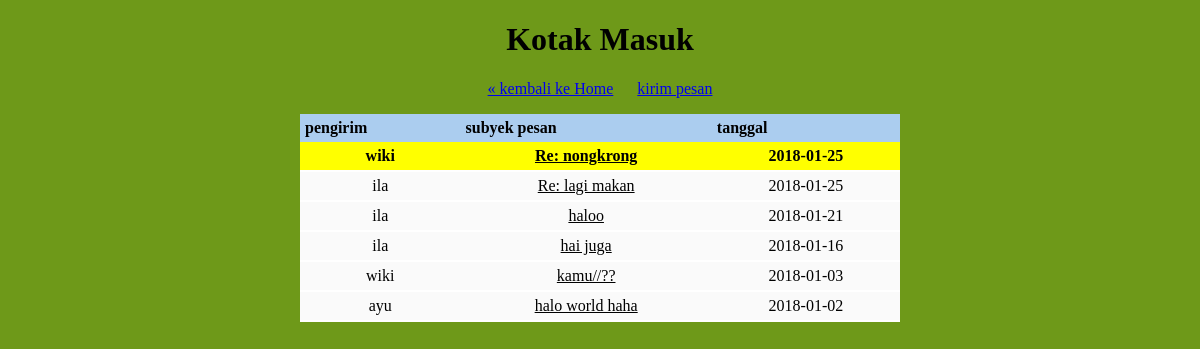
/dasbor/pesan.php (signed in), run on the app's committed database.
### tables this page shows
CREATE TABLE IF NOT EXISTS `pesan` (
  `id_pesan` int(10) NOT NULL AUTO_INCREMENT,
  `id_pengirim` int(10) NOT NULL,
  `id_penerima` int(10) NOT NULL,
  `tanggal` date NOT NULL,
  `subyek_pesan` varchar(255) NOT NULL,
  `isi_pesan` longtext NOT NULL,
  `sudah_dibaca` enum('belum','sudah','','') NOT NULL,
  PRIMARY KEY (`id_pesan`)
);

CREATE TABLE IF NOT EXISTS `member` (
  `id_member` int(10) NOT NULL AUTO_INCREMENT,
  `nama_lengkap` varchar(255) NOT NULL,
  `gender` varchar(1) NOT NULL,
  `alamat` varchar(255) NOT NULL,
  `username` varchar(255) NOT NULL,
  `password` varchar(255) NOT NULL,
  PRIMARY KEY (`id_member`)
);

### dasbor/pesan.php (the view, shortened to what this page needs)
<?php
	include '../setting/database.php';
	$id_member = $_SESSION['id_member'];
?>
<!DOCTYPE html>
<html lang="en">
<head>
	<link rel="stylesheet" href="../css/pesan.css">
</head>
<body>
	<h1>Kotak Masuk</h1>
	<p><a href="index.php">&laquo; kembali ke Home</a>&nbsp;&nbsp;&nbsp;&nbsp;&nbsp; <a href="#" id="ke_kirim_pesan">kirim pesan</a></p>
	<table width="600" class="tabel_pesan" cellpadding="5" cellspacing="0">
		<thead>
			<tr>
				<th>pengirim</th>
				<th>subyek pesan</th>
				<th>tanggal</th>
			</tr>
		</thead>
		<tbody>
		<?php
			$query_daftar_pesan = mysqli_query($koneksi, "SELECT P.*, M.id_member, M.nama_lengkap FROM pesan P, member M WHERE p.id_pengirim = M.id_member and P.id_penerima = '$id_member' ORDER BY P.id_pesan DESC");
			while ($daftar_pesan = mysqli_fetch_array($query_daftar_pesan)) {
				if ($daftar_pesan['sudah_dibaca']=="belum") {
		?>
			<tr class="pesan pesan_belum">
				<td><?php echo $daftar_pesan['nama_lengkap']; ?></td>
				<td><a href="buka_pesan.php?id_member=<?php echo $id_member; ?>&id_pesan=<?php echo $daftar_pesan['id_pesan']; ?>"><?php echo $daftar_pesan['subyek_pesan']; ?></a></td>
				<td><?php echo $daftar_pesan['tanggal']; ?></td>
			</tr>
		<?php
			}
			else if($daftar_pesan['sudah_dibaca'] == "sudah") {
		?>
			<tr class="pesan">
				<td><?php echo $daftar_pesan['nama_lengkap']; ?></td>
				<td><a href="buka_pesan.php?id_member=<?php echo $id_member; ?>&id_pesan=<?php echo $daftar_pesan['id_pesan']; ?>"><?php echo $daftar_pesan['subyek_pesan']; ?></a></td>
				<td><?php echo $daftar_pesan['tanggal']; ?></td>
			</tr>
			<?php
				}
				}
			?>
		</tbody>
	</table>
</body>
</html>

### css/pesan.css (style rules this page uses)
.tabel_pesan { background-color: #fafafa; margin: auto; }
.tabel_pesan tr th { background-color: #abcdef; text-align: left; }
.tabel_pesan tr td { border-bottom: 2px solid #fff; }
.pesan_belum { background-color: yellow; font-weight: bold; }
.tabel_pesan a { color: #000; }
body { text-align: center; background-color: #6E9919 }

### data on the page
pesan: member.nama_lengkap "wiki", subyek_pesan "Re: nongkrong", tanggal "2018-01-25"
pesan: member.nama_lengkap "ila", subyek_pesan "Re: lagi makan", tanggal "2018-01-25"
pesan: member.nama_lengkap "ila", subyek_pesan "haloo", tanggal "2018-01-21"
pesan: member.nama_lengkap "ila", subyek_pesan "hai juga", tanggal "2018-01-16"
pesan: member.nama_lengkap "wiki", subyek_pesan "kamu//??", tanggal "2018-01-03"
pesan: member.nama_lengkap "ayu", subyek_pesan "halo world haha", tanggal "2018-01-02"
